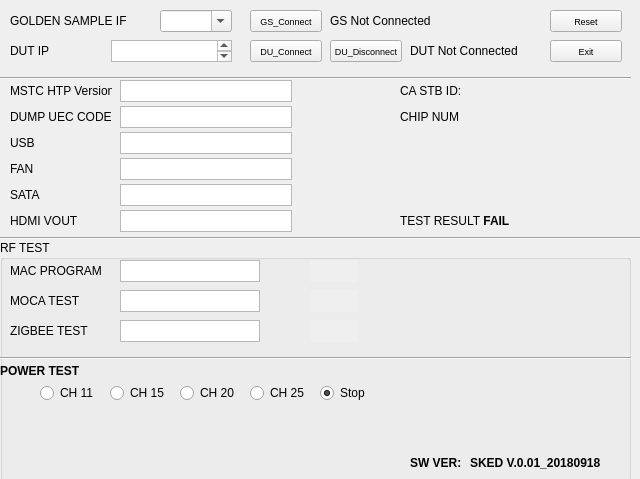
<?xml version="1.0" encoding="UTF-8"?>
<ui version="4.0">
 <class>rftestui</class>
 <widget class="QWidget" name="rftestui">
  <property name="geometry">
   <rect>
    <x>0</x>
    <y>0</y>
    <width>640</width>
    <height>479</height>
   </rect>
  </property>
  <property name="windowTitle">
   <string>Form</string>
  </property>
  <property name="autoFillBackground">
   <bool>true</bool>
  </property>
  <widget class="QPushButton" name="buttonDutDisconnect">
   <property name="geometry">
    <rect>
     <x>330</x>
     <y>40</y>
     <width>72</width>
     <height>22</height>
    </rect>
   </property>
   <property name="font">
    <font>
     <pointsize>7</pointsize>
    </font>
   </property>
   <property name="text">
    <string>DU_Disconnect</string>
   </property>
  </widget>
  <widget class="QLabel" name="caStbIdValueLabel">
   <property name="geometry">
    <rect>
     <x>480</x>
     <y>80</y>
     <width>142</width>
     <height>22</height>
    </rect>
   </property>
   <property name="font">
    <font>
     <pointsize>9</pointsize>
    </font>
   </property>
   <property name="text">
    <string/>
   </property>
   <property name="textFormat">
    <enum>Qt::AutoText</enum>
   </property>
   <property name="alignment">
    <set>Qt::AlignJustify|Qt::AlignVCenter</set>
   </property>
  </widget>
  <widget class="QLabel" name="sataResult">
   <property name="geometry">
    <rect>
     <x>310</x>
     <y>184</y>
     <width>48</width>
     <height>22</height>
    </rect>
   </property>
   <property name="font">
    <font>
     <pointsize>9</pointsize>
     <weight>75</weight>
     <bold>true</bold>
    </font>
   </property>
   <property name="autoFillBackground">
    <bool>true</bool>
   </property>
   <property name="text">
    <string/>
   </property>
   <property name="scaledContents">
    <bool>false</bool>
   </property>
   <property name="wordWrap">
    <bool>true</bool>
   </property>
   <property name="margin">
    <number>1</number>
   </property>
   <property name="indent">
    <number>0</number>
   </property>
  </widget>
  <widget class="Line" name="line_2">
   <property name="geometry">
    <rect>
     <x>0</x>
     <y>230</y>
     <width>641</width>
     <height>16</height>
    </rect>
   </property>
   <property name="orientation">
    <enum>Qt::Horizontal</enum>
   </property>
  </widget>
  <widget class="QLabel" name="rfTestResultValueLabel">
   <property name="geometry">
    <rect>
     <x>480</x>
     <y>210</y>
     <width>131</width>
     <height>21</height>
    </rect>
   </property>
   <property name="font">
    <font>
     <pointsize>9</pointsize>
     <weight>75</weight>
     <bold>true</bold>
    </font>
   </property>
   <property name="text">
    <string> FAIL</string>
   </property>
  </widget>
  <widget class="QPushButton" name="buttonDutConnect">
   <property name="geometry">
    <rect>
     <x>250</x>
     <y>40</y>
     <width>72</width>
     <height>22</height>
    </rect>
   </property>
   <property name="font">
    <font>
     <pointsize>7</pointsize>
    </font>
   </property>
   <property name="text">
    <string>DU_Connect</string>
   </property>
  </widget>
  <widget class="QTextEdit" name="fanValue">
   <property name="geometry">
    <rect>
     <x>120</x>
     <y>158</y>
     <width>172</width>
     <height>22</height>
    </rect>
   </property>
   <property name="font">
    <font>
     <pointsize>7</pointsize>
    </font>
   </property>
  </widget>
  <widget class="QLabel" name="fanLabel">
   <property name="geometry">
    <rect>
     <x>10</x>
     <y>158</y>
     <width>102</width>
     <height>22</height>
    </rect>
   </property>
   <property name="font">
    <font>
     <pointsize>9</pointsize>
    </font>
   </property>
   <property name="text">
    <string>FAN</string>
   </property>
  </widget>
  <widget class="QTextEdit" name="dutIpAddressText">
   <property name="geometry">
    <rect>
     <x>111</x>
     <y>40</y>
     <width>121</width>
     <height>22</height>
    </rect>
   </property>
   <property name="font">
    <font>
     <pointsize>8</pointsize>
    </font>
   </property>
   <property name="autoFormatting">
    <set>QTextEdit::AutoNone</set>
   </property>
  </widget>
  <widget class="QTextEdit" name="sataValue">
   <property name="geometry">
    <rect>
     <x>120</x>
     <y>184</y>
     <width>172</width>
     <height>22</height>
    </rect>
   </property>
   <property name="font">
    <font>
     <pointsize>7</pointsize>
    </font>
   </property>
  </widget>
  <widget class="QLabel" name="uecCodeDumpLabel">
   <property name="geometry">
    <rect>
     <x>10</x>
     <y>106</y>
     <width>102</width>
     <height>22</height>
    </rect>
   </property>
   <property name="font">
    <font>
     <pointsize>9</pointsize>
    </font>
   </property>
   <property name="text">
    <string>DUMP UEC CODE</string>
   </property>
  </widget>
  <widget class="QLabel" name="fanResult">
   <property name="geometry">
    <rect>
     <x>310</x>
     <y>158</y>
     <width>48</width>
     <height>22</height>
    </rect>
   </property>
   <property name="font">
    <font>
     <pointsize>9</pointsize>
     <weight>75</weight>
     <bold>true</bold>
    </font>
   </property>
   <property name="autoFillBackground">
    <bool>true</bool>
   </property>
   <property name="text">
    <string/>
   </property>
   <property name="scaledContents">
    <bool>false</bool>
   </property>
   <property name="wordWrap">
    <bool>true</bool>
   </property>
   <property name="margin">
    <number>1</number>
   </property>
   <property name="indent">
    <number>0</number>
   </property>
  </widget>
  <widget class="QComboBox" name="goldenSampleIfList">
   <property name="geometry">
    <rect>
     <x>160</x>
     <y>10</y>
     <width>72</width>
     <height>22</height>
    </rect>
   </property>
   <property name="font">
    <font>
     <pointsize>9</pointsize>
    </font>
   </property>
   <property name="editable">
    <bool>true</bool>
   </property>
   <property name="currentIndex">
    <number>-1</number>
   </property>
  </widget>
  <widget class="QLabel" name="versionLabel">
   <property name="geometry">
    <rect>
     <x>10</x>
     <y>80</y>
     <width>102</width>
     <height>22</height>
    </rect>
   </property>
   <property name="font">
    <font>
     <pointsize>9</pointsize>
    </font>
   </property>
   <property name="text">
    <string>MSTC HTP Version</string>
   </property>
  </widget>
  <widget class="QTextEdit" name="dumpUecCodeValue">
   <property name="geometry">
    <rect>
     <x>120</x>
     <y>106</y>
     <width>172</width>
     <height>22</height>
    </rect>
   </property>
   <property name="font">
    <font>
     <pointsize>7</pointsize>
    </font>
   </property>
  </widget>
  <widget class="QTextEdit" name="htpVersionValue">
   <property name="geometry">
    <rect>
     <x>120</x>
     <y>80</y>
     <width>172</width>
     <height>22</height>
    </rect>
   </property>
   <property name="font">
    <font>
     <pointsize>7</pointsize>
    </font>
   </property>
  </widget>
  <widget class="QPushButton" name="buttonExit">
   <property name="geometry">
    <rect>
     <x>550</x>
     <y>40</y>
     <width>72</width>
     <height>22</height>
    </rect>
   </property>
   <property name="font">
    <font>
     <pointsize>7</pointsize>
    </font>
   </property>
   <property name="text">
    <string>Exit</string>
   </property>
  </widget>
  <widget class="QPushButton" name="buttonGoldenSampleConnect">
   <property name="geometry">
    <rect>
     <x>250</x>
     <y>10</y>
     <width>72</width>
     <height>22</height>
    </rect>
   </property>
   <property name="font">
    <font>
     <pointsize>7</pointsize>
    </font>
   </property>
   <property name="text">
    <string>GS_Connect</string>
   </property>
  </widget>
  <widget class="QLabel" name="dutIfLabel">
   <property name="geometry">
    <rect>
     <x>10</x>
     <y>40</y>
     <width>60</width>
     <height>22</height>
    </rect>
   </property>
   <property name="font">
    <font>
     <pointsize>9</pointsize>
    </font>
   </property>
   <property name="text">
    <string>DUT IP</string>
   </property>
  </widget>
  <widget class="QGroupBox" name="rfTestGroup">
   <property name="geometry">
    <rect>
     <x>0</x>
     <y>240</y>
     <width>631</width>
     <height>241</height>
    </rect>
   </property>
   <property name="font">
    <font>
     <pointsize>9</pointsize>
    </font>
   </property>
   <property name="title">
    <string>RF TEST</string>
   </property>
   <widget class="QLabel" name="hdmiLabel_2">
    <property name="geometry">
     <rect>
      <x>10</x>
      <y>20</y>
      <width>102</width>
      <height>22</height>
     </rect>
    </property>
    <property name="font">
     <font>
      <pointsize>9</pointsize>
     </font>
    </property>
    <property name="text">
     <string>MAC PROGRAM</string>
    </property>
   </widget>
   <widget class="QTextEdit" name="dutMacAddress">
    <property name="geometry">
     <rect>
      <x>120</x>
      <y>20</y>
      <width>140</width>
      <height>22</height>
     </rect>
    </property>
    <property name="font">
     <font>
      <pointsize>7</pointsize>
     </font>
    </property>
   </widget>
   <widget class="QLabel" name="dutMocaTest">
    <property name="geometry">
     <rect>
      <x>10</x>
      <y>50</y>
      <width>102</width>
      <height>22</height>
     </rect>
    </property>
    <property name="font">
     <font>
      <pointsize>9</pointsize>
     </font>
    </property>
    <property name="text">
     <string>MOCA TEST</string>
    </property>
   </widget>
   <widget class="QTextEdit" name="dutMocaRestult">
    <property name="geometry">
     <rect>
      <x>120</x>
      <y>50</y>
      <width>140</width>
      <height>22</height>
     </rect>
    </property>
    <property name="font">
     <font>
      <pointsize>7</pointsize>
     </font>
    </property>
   </widget>
   <widget class="QLabel" name="dutZigBeeTest">
    <property name="geometry">
     <rect>
      <x>10</x>
      <y>80</y>
      <width>102</width>
      <height>22</height>
     </rect>
    </property>
    <property name="font">
     <font>
      <pointsize>9</pointsize>
     </font>
    </property>
    <property name="text">
     <string>ZIGBEE TEST</string>
    </property>
   </widget>
   <widget class="QTextEdit" name="dutZigbeeResult">
    <property name="geometry">
     <rect>
      <x>120</x>
      <y>80</y>
      <width>140</width>
      <height>22</height>
     </rect>
    </property>
    <property name="font">
     <font>
      <pointsize>7</pointsize>
     </font>
    </property>
   </widget>
   <widget class="Line" name="line_3">
    <property name="geometry">
     <rect>
      <x>0</x>
      <y>110</y>
      <width>641</width>
      <height>16</height>
     </rect>
    </property>
    <property name="orientation">
     <enum>Qt::Horizontal</enum>
    </property>
   </widget>
   <widget class="QLabel" name="powerTestLabel">
    <property name="geometry">
     <rect>
      <x>0</x>
      <y>120</y>
      <width>101</width>
      <height>21</height>
     </rect>
    </property>
    <property name="font">
     <font>
      <weight>75</weight>
      <bold>true</bold>
     </font>
    </property>
    <property name="text">
     <string>POWER TEST</string>
    </property>
   </widget>
   <widget class="QRadioButton" name="radioButtonCH11">
    <property name="geometry">
     <rect>
      <x>40</x>
      <y>140</y>
      <width>71</width>
      <height>26</height>
     </rect>
    </property>
    <property name="font">
     <font>
      <pointsize>9</pointsize>
     </font>
    </property>
    <property name="text">
     <string>CH 11</string>
    </property>
   </widget>
   <widget class="QRadioButton" name="radioButtonCH25">
    <property name="geometry">
     <rect>
      <x>250</x>
      <y>140</y>
      <width>71</width>
      <height>26</height>
     </rect>
    </property>
    <property name="font">
     <font>
      <pointsize>9</pointsize>
     </font>
    </property>
    <property name="text">
     <string>CH 25</string>
    </property>
   </widget>
   <widget class="QRadioButton" name="radioButtonCH20">
    <property name="geometry">
     <rect>
      <x>180</x>
      <y>140</y>
      <width>71</width>
      <height>26</height>
     </rect>
    </property>
    <property name="font">
     <font>
      <pointsize>9</pointsize>
     </font>
    </property>
    <property name="text">
     <string>CH 20</string>
    </property>
   </widget>
   <widget class="QRadioButton" name="radioButtonCH15">
    <property name="geometry">
     <rect>
      <x>110</x>
      <y>140</y>
      <width>71</width>
      <height>26</height>
     </rect>
    </property>
    <property name="font">
     <font>
      <pointsize>9</pointsize>
     </font>
    </property>
    <property name="text">
     <string>CH 15</string>
    </property>
   </widget>
   <widget class="QRadioButton" name="radioButtonCHStop">
    <property name="geometry">
     <rect>
      <x>320</x>
      <y>140</y>
      <width>71</width>
      <height>26</height>
     </rect>
    </property>
    <property name="font">
     <font>
      <pointsize>9</pointsize>
     </font>
    </property>
    <property name="text">
     <string>Stop</string>
    </property>
    <property name="checked">
     <bool>true</bool>
    </property>
   </widget>
   <widget class="QLabel" name="rfSoftwareVerLabel">
    <property name="geometry">
     <rect>
      <x>410</x>
      <y>212</y>
      <width>64</width>
      <height>22</height>
     </rect>
    </property>
    <property name="font">
     <font>
      <pointsize>9</pointsize>
      <weight>75</weight>
      <bold>true</bold>
     </font>
    </property>
    <property name="text">
     <string>SW VER:</string>
    </property>
   </widget>
   <widget class="QLabel" name="rfSoftwareVerValueLabel">
    <property name="geometry">
     <rect>
      <x>470</x>
      <y>212</y>
      <width>160</width>
      <height>22</height>
     </rect>
    </property>
    <property name="font">
     <font>
      <pointsize>9</pointsize>
      <weight>75</weight>
      <bold>true</bold>
     </font>
    </property>
    <property name="text">
     <string>SKED V.0.01_20180918</string>
    </property>
   </widget>
   <widget class="QLabel" name="macResult">
    <property name="geometry">
     <rect>
      <x>310</x>
      <y>20</y>
      <width>48</width>
      <height>22</height>
     </rect>
    </property>
    <property name="font">
     <font>
      <pointsize>9</pointsize>
      <weight>75</weight>
      <bold>true</bold>
     </font>
    </property>
    <property name="autoFillBackground">
     <bool>true</bool>
    </property>
    <property name="text">
     <string/>
    </property>
    <property name="scaledContents">
     <bool>false</bool>
    </property>
    <property name="wordWrap">
     <bool>true</bool>
    </property>
    <property name="margin">
     <number>1</number>
    </property>
    <property name="indent">
     <number>0</number>
    </property>
   </widget>
   <widget class="QLabel" name="mocaResult">
    <property name="geometry">
     <rect>
      <x>310</x>
      <y>50</y>
      <width>48</width>
      <height>22</height>
     </rect>
    </property>
    <property name="font">
     <font>
      <pointsize>9</pointsize>
      <weight>75</weight>
      <bold>true</bold>
     </font>
    </property>
    <property name="autoFillBackground">
     <bool>true</bool>
    </property>
    <property name="text">
     <string/>
    </property>
    <property name="scaledContents">
     <bool>false</bool>
    </property>
    <property name="wordWrap">
     <bool>true</bool>
    </property>
    <property name="margin">
     <number>1</number>
    </property>
    <property name="indent">
     <number>0</number>
    </property>
   </widget>
   <widget class="QLabel" name="zigbeeResult">
    <property name="geometry">
     <rect>
      <x>310</x>
      <y>80</y>
      <width>48</width>
      <height>22</height>
     </rect>
    </property>
    <property name="font">
     <font>
      <pointsize>9</pointsize>
      <weight>75</weight>
      <bold>true</bold>
     </font>
    </property>
    <property name="autoFillBackground">
     <bool>true</bool>
    </property>
    <property name="text">
     <string/>
    </property>
    <property name="scaledContents">
     <bool>false</bool>
    </property>
    <property name="wordWrap">
     <bool>true</bool>
    </property>
    <property name="margin">
     <number>1</number>
    </property>
    <property name="indent">
     <number>0</number>
    </property>
   </widget>
  </widget>
  <widget class="QTextEdit" name="usbValue">
   <property name="geometry">
    <rect>
     <x>120</x>
     <y>132</y>
     <width>172</width>
     <height>22</height>
    </rect>
   </property>
   <property name="font">
    <font>
     <pointsize>7</pointsize>
    </font>
   </property>
  </widget>
  <widget class="QLabel" name="rfTestResultLabel">
   <property name="geometry">
    <rect>
     <x>400</x>
     <y>210</y>
     <width>81</width>
     <height>21</height>
    </rect>
   </property>
   <property name="font">
    <font>
     <pointsize>9</pointsize>
    </font>
   </property>
   <property name="text">
    <string>TEST RESULT</string>
   </property>
  </widget>
  <widget class="QLabel" name="usbLabel">
   <property name="geometry">
    <rect>
     <x>10</x>
     <y>132</y>
     <width>102</width>
     <height>22</height>
    </rect>
   </property>
   <property name="font">
    <font>
     <pointsize>9</pointsize>
    </font>
   </property>
   <property name="text">
    <string>USB</string>
   </property>
  </widget>
  <widget class="QPushButton" name="buttonReset">
   <property name="geometry">
    <rect>
     <x>550</x>
     <y>10</y>
     <width>72</width>
     <height>22</height>
    </rect>
   </property>
   <property name="font">
    <font>
     <pointsize>7</pointsize>
    </font>
   </property>
   <property name="text">
    <string>Reset</string>
   </property>
  </widget>
  <widget class="QLabel" name="hdmiResult">
   <property name="geometry">
    <rect>
     <x>310</x>
     <y>210</y>
     <width>48</width>
     <height>22</height>
    </rect>
   </property>
   <property name="font">
    <font>
     <pointsize>9</pointsize>
     <weight>75</weight>
     <bold>true</bold>
    </font>
   </property>
   <property name="autoFillBackground">
    <bool>true</bool>
   </property>
   <property name="text">
    <string/>
   </property>
   <property name="scaledContents">
    <bool>false</bool>
   </property>
   <property name="wordWrap">
    <bool>true</bool>
   </property>
   <property name="margin">
    <number>1</number>
   </property>
   <property name="indent">
    <number>0</number>
   </property>
  </widget>
  <widget class="QLabel" name="goldenSampleIfLabel">
   <property name="geometry">
    <rect>
     <x>10</x>
     <y>10</y>
     <width>131</width>
     <height>22</height>
    </rect>
   </property>
   <property name="font">
    <font>
     <pointsize>9</pointsize>
    </font>
   </property>
   <property name="text">
    <string>GOLDEN SAMPLE IF</string>
   </property>
  </widget>
  <widget class="QLabel" name="caStbIdLabel">
   <property name="geometry">
    <rect>
     <x>400</x>
     <y>80</y>
     <width>66</width>
     <height>22</height>
    </rect>
   </property>
   <property name="font">
    <font>
     <pointsize>9</pointsize>
    </font>
   </property>
   <property name="text">
    <string>CA STB ID:</string>
   </property>
  </widget>
  <widget class="QLabel" name="caChipNumValueLabel">
   <property name="geometry">
    <rect>
     <x>480</x>
     <y>106</y>
     <width>142</width>
     <height>22</height>
    </rect>
   </property>
   <property name="font">
    <font>
     <pointsize>9</pointsize>
    </font>
   </property>
   <property name="text">
    <string/>
   </property>
   <property name="textFormat">
    <enum>Qt::AutoText</enum>
   </property>
   <property name="scaledContents">
    <bool>true</bool>
   </property>
   <property name="alignment">
    <set>Qt::AlignJustify|Qt::AlignVCenter</set>
   </property>
  </widget>
  <widget class="QLabel" name="caChipNumLabel">
   <property name="geometry">
    <rect>
     <x>400</x>
     <y>106</y>
     <width>66</width>
     <height>22</height>
    </rect>
   </property>
   <property name="font">
    <font>
     <pointsize>9</pointsize>
    </font>
   </property>
   <property name="text">
    <string>CHIP NUM</string>
   </property>
  </widget>
  <widget class="QLabel" name="hdmiLabel">
   <property name="geometry">
    <rect>
     <x>10</x>
     <y>210</y>
     <width>102</width>
     <height>22</height>
    </rect>
   </property>
   <property name="font">
    <font>
     <pointsize>9</pointsize>
    </font>
   </property>
   <property name="text">
    <string>HDMI VOUT</string>
   </property>
  </widget>
  <widget class="QLabel" name="dumpCodeResult">
   <property name="geometry">
    <rect>
     <x>310</x>
     <y>106</y>
     <width>48</width>
     <height>22</height>
    </rect>
   </property>
   <property name="font">
    <font>
     <pointsize>9</pointsize>
     <weight>75</weight>
     <bold>true</bold>
    </font>
   </property>
   <property name="autoFillBackground">
    <bool>true</bool>
   </property>
   <property name="text">
    <string/>
   </property>
   <property name="scaledContents">
    <bool>false</bool>
   </property>
   <property name="wordWrap">
    <bool>true</bool>
   </property>
   <property name="margin">
    <number>1</number>
   </property>
   <property name="indent">
    <number>0</number>
   </property>
  </widget>
  <widget class="QTextEdit" name="hdmiValue">
   <property name="geometry">
    <rect>
     <x>120</x>
     <y>210</y>
     <width>172</width>
     <height>22</height>
    </rect>
   </property>
   <property name="font">
    <font>
     <pointsize>7</pointsize>
    </font>
   </property>
  </widget>
  <widget class="QLabel" name="usbResult">
   <property name="geometry">
    <rect>
     <x>310</x>
     <y>132</y>
     <width>48</width>
     <height>22</height>
    </rect>
   </property>
   <property name="font">
    <font>
     <pointsize>9</pointsize>
     <weight>75</weight>
     <bold>true</bold>
    </font>
   </property>
   <property name="autoFillBackground">
    <bool>true</bool>
   </property>
   <property name="text">
    <string/>
   </property>
   <property name="scaledContents">
    <bool>false</bool>
   </property>
   <property name="wordWrap">
    <bool>true</bool>
   </property>
   <property name="margin">
    <number>1</number>
   </property>
   <property name="indent">
    <number>0</number>
   </property>
  </widget>
  <widget class="QLabel" name="sataLabel">
   <property name="geometry">
    <rect>
     <x>10</x>
     <y>184</y>
     <width>102</width>
     <height>22</height>
    </rect>
   </property>
   <property name="font">
    <font>
     <pointsize>9</pointsize>
    </font>
   </property>
   <property name="text">
    <string>SATA</string>
   </property>
  </widget>
  <widget class="Line" name="line">
   <property name="geometry">
    <rect>
     <x>0</x>
     <y>70</y>
     <width>631</width>
     <height>16</height>
    </rect>
   </property>
   <property name="orientation">
    <enum>Qt::Horizontal</enum>
   </property>
  </widget>
  <widget class="QLabel" name="goldenSampleConnectionLabel">
   <property name="geometry">
    <rect>
     <x>330</x>
     <y>10</y>
     <width>128</width>
     <height>21</height>
    </rect>
   </property>
   <property name="font">
    <font>
     <pointsize>9</pointsize>
    </font>
   </property>
   <property name="text">
    <string>GS Not Connected</string>
   </property>
  </widget>
  <widget class="QLabel" name="dutConnectionLabel">
   <property name="geometry">
    <rect>
     <x>410</x>
     <y>40</y>
     <width>128</width>
     <height>21</height>
    </rect>
   </property>
   <property name="font">
    <font>
     <pointsize>9</pointsize>
    </font>
   </property>
   <property name="text">
    <string>DUT Not Connected</string>
   </property>
  </widget>
  <widget class="QLabel" name="htpVersionResult">
   <property name="geometry">
    <rect>
     <x>310</x>
     <y>80</y>
     <width>48</width>
     <height>22</height>
    </rect>
   </property>
   <property name="font">
    <font>
     <pointsize>9</pointsize>
     <weight>75</weight>
     <bold>true</bold>
    </font>
   </property>
   <property name="autoFillBackground">
    <bool>true</bool>
   </property>
   <property name="text">
    <string/>
   </property>
   <property name="scaledContents">
    <bool>false</bool>
   </property>
   <property name="wordWrap">
    <bool>true</bool>
   </property>
   <property name="margin">
    <number>1</number>
   </property>
   <property name="indent">
    <number>0</number>
   </property>
  </widget>
 </widget>
 <resources/>
 <connections>
  <connection>
   <sender>buttonExit</sender>
   <signal>clicked()</signal>
   <receiver>rftestui</receiver>
   <slot>close()</slot>
   <hints>
    <hint type="sourcelabel">
     <x>550</x>
     <y>55</y>
    </hint>
    <hint type="destinationlabel">
     <x>-5</x>
     <y>58</y>
    </hint>
   </hints>
  </connection>
 </connections>
</ui>
